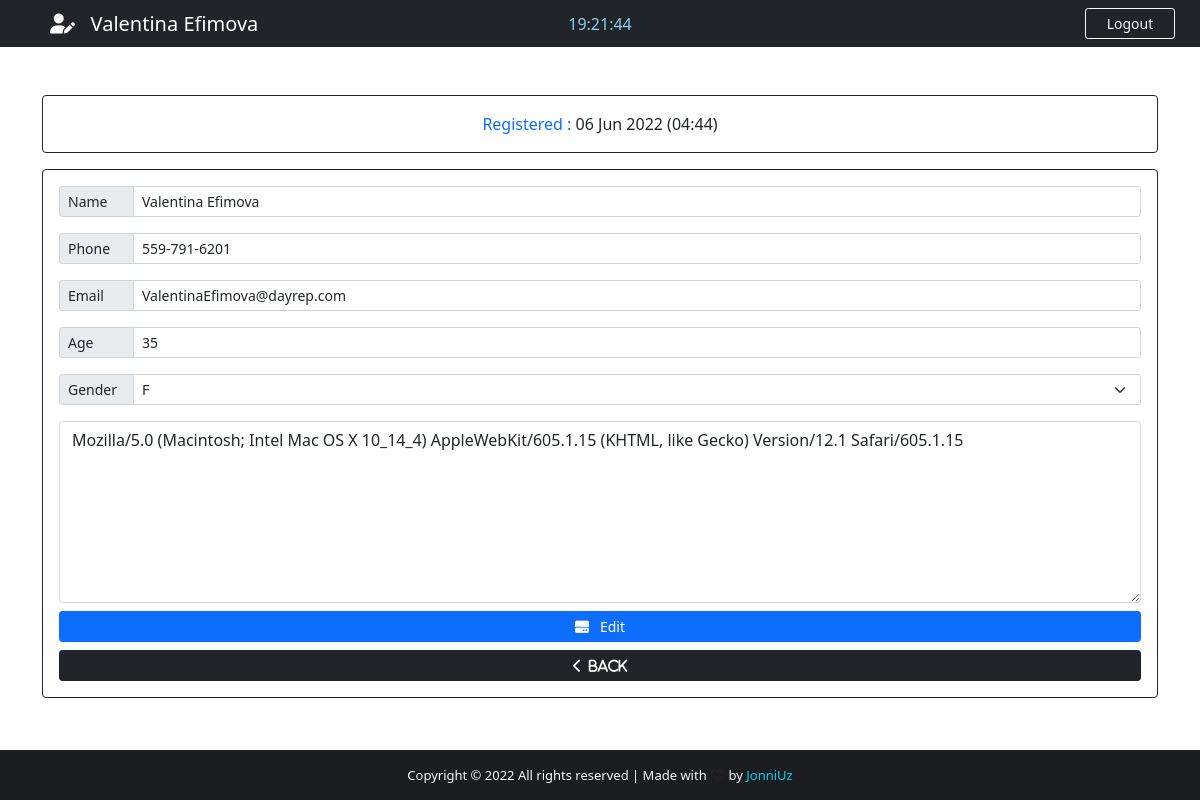
The page /patient/21/ (signed in) on the database its author committed.
### hospital/models.py (models this page shows, shortened)
class Patient(models.Model):
    GENDER = (
        ('M', 'M'),
        ('F', 'F'),
    )
    id = models.IntegerField(primary_key=True)
    name = models.CharField(max_length=40)
    phone = models.CharField(max_length=20)
    email = models.CharField(max_length=40)
    age = models.CharField(max_length=3)
    gender = models.CharField(max_length=1, null=True, choices=GENDER)
    note = models.TextField(blank=True)
    created_at = models.DateTimeField(auto_now_add=True)

### hospital/views.py (the view)
# urls.py: path('patient/<str:patient_id>/', views.patient, name='patient'),
@cache_control(no_cache=True, must_revalidade=True, no_store=True)
@login_required(login_url='login')
def patient(request, patient_id):
    patient = Patient.objects.get(id=patient_id)
    if patient != None:
        return render(request, 'edit.html', {'patient': patient})

### hospital/templates/edit.html (shortened to what this page needs)
{% extends 'add.html' %}
{% block nav-content %}
    <i class="fas fa-user-edit"></i>&nbsp;&nbsp; {{ patient.name }}
{% endblock nav-content %}
{% block card-title %}
    <span class="text-center">Registered : <span
            class="text-dark">{{ patient.created_at|date:'d M Y (h:i)' }}</span></span>
{% endblock card-title %}
{% block btn-add %}
    <i class="fas fa-hdd"></i>&nbsp;&nbsp; Edit
{% endblock btn-add %}
{% block action %} action="{% url 'edit_patient' %}" {% endblock action %}
{% block Value-name %} value="{{ patient.name }}" {% endblock Value-name %}
{% block Value-phone %} value="{{ patient.phone }}" {% endblock Value-phone %}
{% block Value-email %} value="{{ patient.email }}" {% endblock Value-email %}
{% block Value-age %} value="{{ patient.age }}" {% endblock Value-age %}
{% block Value-gender %}
    <option style="background-color: #d3d3d3; color: #007bff">{{ patient.gender }}</option>
{% endblock Value-gender %}
{% block Value-note %}{{ patient.note }}{% endblock Value-note %}

### hospital/templates/add.html (shortened to what this page needs)
{% extends 'base.html' %}
{% block btn-nav %}
    <a href="{% url 'logout' %}" class="btn btn-sm btn-outline-primary border-light text-light" id="btn-nav">Logout</a>
{% endblock btn-nav %}
{% block content %}
    <div class="container">
        <div class="row">
            <div class="col-lg-12">
                <div class="card card-body border-dark text-primary mt-5">
                    {% block card-title %}{% endblock card-title %}
                </div>
                <form method="POST" {% block action %} action="{% url 'add_patient' %}" {% endblock action %}
                      autocomplete="off" enctype="multipart/form-data"
                      class="card p-3 border-dark mt-3">
                    <div class="input-group input-group-sm mb-3">
                        <span class="input-group-text side-label">Name</span>
                        <input type="text" class="form-control" name="name" placeholder="First and Last name"
                                {% block Value-name %}{% endblock Value-name %}>
                    </div>
                    <div class="input-group input-group-sm mb-3">
                        <span class="input-group-text side-label">Phone</span>
                        <input type="text" class="form-control" name="phone" placeholder="Patient phone"
                                {% block Value-phone %}{% endblock Value-phone %}>
                    </div>
                    <div class="input-group input-group-sm mb-3">
                        <span class="input-group-text side-label">Email</span>
                        <input type="text" class="form-control" name="email" placeholder="Patient email"
                                {% block Value-email %}{% endblock Value-email %}>
                    </div>
                    <div class="input-group input-group-sm mb-3">
                        <span class="input-group-text side-label">Age</span>
                        <input type="text" class="form-control" name="age" placeholder="Patient age"
                                {% block Value-age %}{% endblock Value-age %}>
                    </div>
                    <div class="input-group input-group-sm mb-3">
                        <label class="input-group-text side-label">Gender</label>
                        <select class="form-select" name="gender" id="">
                            {% block Value-gender %}{% endblock Value-gender %}
                        </select>
                    </div>
                    <div class="form-group">
                        <textarea class="form-control" name="note" rows="7"
                                  placeholder="Description is optional ...">{% block Value-note %}{% endblock Value-note %}</textarea>
                    </div>
                    <div class="d-grid gap-2 mt-2">
                        <button type="submit" class="btn btn-primary btn-sm">
                            {% block btn-add %}{% endblock btn-add %}
                        </button>
                        <a href="{% url 'backend' %}" class="btn btn-dark btn-sm"><i class="fas fa-chevron-left">&nbsp;&nbsp;Back</i></a>
                    </div>
                </form>
            </div>
        </div>
    </div>
{% endblock content %}

### hospital/static/css/style.css (style rules this page uses)
html, body { height: 100%; margin: 0; max-width: 100%; overflow: hidden; }
#btn-nav { width: 90px; float: right; margin-right: 25px; }
.side-label { width: 75px; }

### rows shown on the page
Patient: name "Valentina Efimova", created_at "06 Jun 2022 (04:44)", phone "559-791-6201", email "ValentinaEfimova@dayrep.com", age "35", gender "F", note "Mozilla/5.0 (Macintosh; Intel Mac OS X 10_14_4) AppleWebKit/605.1.15 (KHTML, like Gecko) Version/12.1 Safari/605.1.15"
